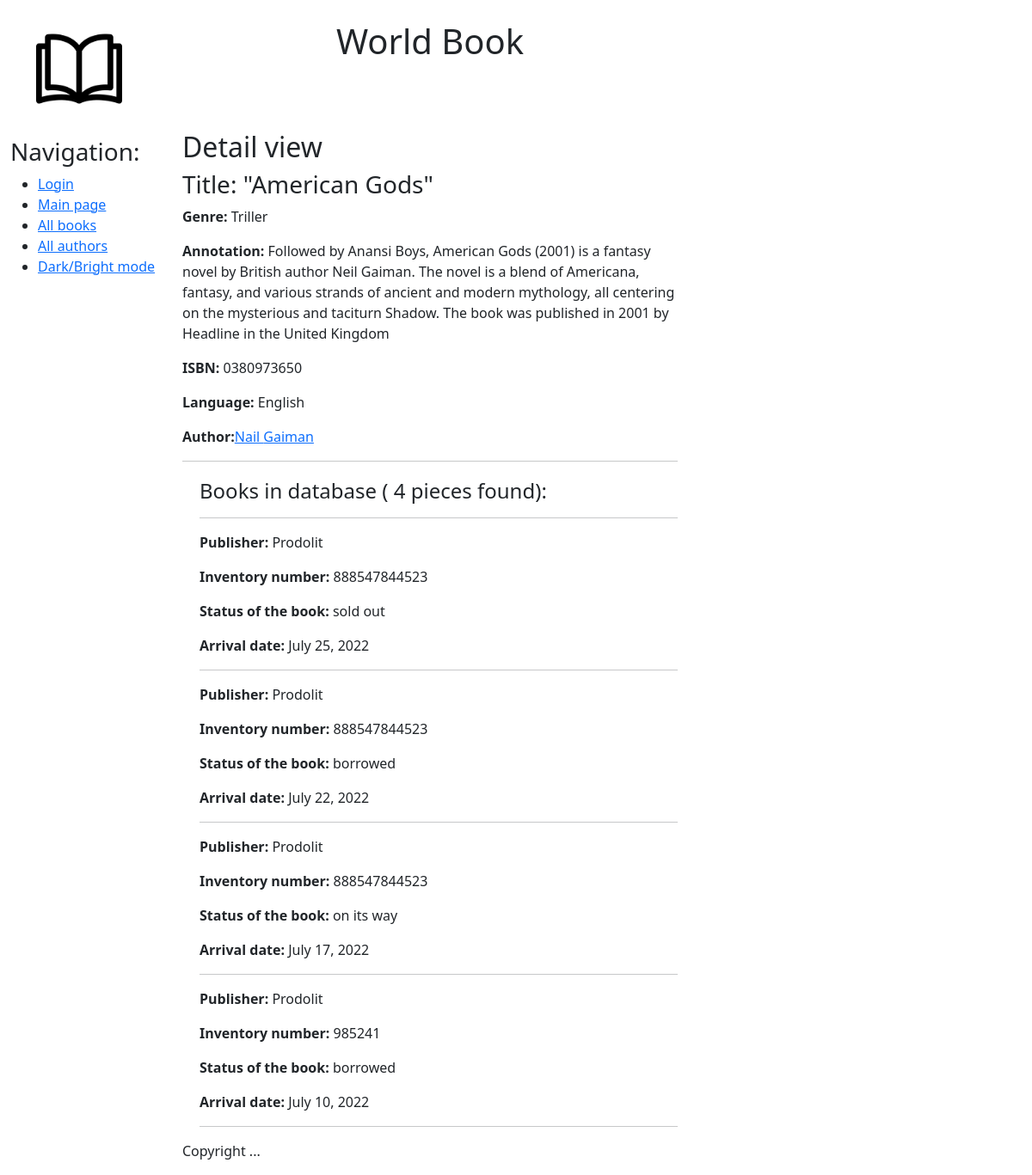
The page /detail_view/2/ on the database its author committed.
### catalog/models.py (models this page shows, shortened)
class Book(models.Model):
    title = models.CharField(max_length=200,
                             help_text="Enter the title",
                             verbose_name="Book title")
    genre = models.ForeignKey('Genre', on_delete=models.PROTECT,
                              help_text="Choose the genre",
                              verbose_name="The book's genre",
                              null=True)
    language = models.ForeignKey('Language', on_delete=models.PROTECT,
                                 help_text="Choose language",
                                 verbose_name="The book's language", null=True)
    author = models.ManyToManyField('Author',
                                    help_text="Select the author",
                                    verbose_name="Book's author")
    summary = models.TextField(max_length=1000,
                               help_text="Enter a short description",
                               verbose_name="Annotation")
    isbn = models.CharField(max_length=13,
                            help_text="Should be 13 symbols",
                            verbose_name="ISBN of the book")
    def display_author(self):
        return ', '.join([author.last_name for author in self.author.all()])
    display_author.short_description = 'Authors'

class Genre(models.Model):
    name = models.CharField(max_length=150,
                            help_text='Enter the book genre',
                            verbose_name='The book genre')
    def __str__(self):
        return self.name

class Language(models.Model):
    name = models.CharField(max_length=20,
                            help_text='Enter the book language',
                            verbose_name='The book language')
    def __str__(self):
        return self.name

class Author(models.Model):
    first_name = models.CharField(max_length=100,
                                  help_text='Enter author first name',
                                  verbose_name='The author first name')
    last_name = models.CharField(max_length=100,
                                 help_text='Enter author last name',
                                 verbose_name='The author last name')
    date_of_birth = models.CharField(max_length=20,
                                     help_text='Enter date of birth',
                                     verbose_name='Date of birth',
                                     null=True, blank=True)
    date_of_death = models.CharField(max_length=20,
                                     help_text='Enter date of death',
                                     verbose_name='Date of death',
                                     null=True, blank=True)

class BookInstance(models.Model):
    book = models.ForeignKey('Book', on_delete=models.CASCADE, null=True, )
    inv_num = models.CharField(max_length=20, null=True,
                               help_text="Enter inventory number")
    imprint = models.CharField(max_length=200,
                               help_text="Enter publisher and publish date",
                               verbose_name="Publisher")
    status = models.ForeignKey('Status', on_delete=models.PROTECT,
                               null=True, help_text="Change status",
                               verbose_name="Status of the book")
    due_back = models.DateField(null=True, blank=True,
                                help_text="Enter date of status ending",
                                verbose_name="Status ending date")
    borrower = models.ForeignKey(User, on_delete=models.SET_NULL, null=True, blank=True)
    class Meta:
        permissions = (("can_mark_returned", "Set book as returned"),)

class Status(models.Model):
    name = models.CharField(max_length=20,
                            help_text="Enter the book status",
                            verbose_name="Status of the book")
    def __str__(self):
        return self.name

### catalog/views.py (the view)
# urls.py: path('detail_view/<int:pk>/',               views.BookDetailView.as_view(),            name='detail_view'),
class BookDetailView(generic.DetailView):
    model = Book
    template_name = 'catalog/detail_view.html'

### catalog/templates/catalog/detail_view.html (shortened to what this page needs)
{%extends 'catalog/base.html'%}
{%block content%}
   <br>
   <br>
    <h2> Detail view</h2>
    <h3>Title: "{{ book.title }}"</h3>
    <p><strong>Genre: </strong>      {{ book.genre }}</p>
    <p><strong>Annotation: </strong> {{ book.summary }}</p>
    <p><strong>ISBN: </strong>       {{ book.isbn }}</p>
    <p><strong>Language: </strong>   {{ book.language }}</p>
     {% for author in book.author.all %}
        <p><strong>Author:</strong><a href="{% url 'author-detail' author.pk %}">{{ author.first_name }} {{author.last_name}}</a></p>
     {% endfor %}
<hr>
<div style="margin-left:20px;margin-top:20px">
    <h4>Books in database ( {{book.bookinstance_set.all.count}} pieces found): </h4>
    <hr>
    {% for copy in book.bookinstance_set.all %}
       <p><strong>Publisher:</strong> {{copy.imprint}}</p>
       <p><strong>Inventory number:</strong> {{copy.inv_num}}</p>
       <p><strong>Status of the book:</strong> {{copy.status}}</p>
       <p><strong>Arrival date:</strong> {{copy.due_back}}</p>
       <hr>
    {% endfor %}
</div>
{% endblock content %}

### catalog/templates/catalog/base.html (shortened to what this page needs)
<!DOCTYPE html>
<html lang="en">
<head>
  <link rel="stylesheet" href="https://cdn.jsdelivr.net/npm/bootstrap@5.1.3/dist/css/bootstrap.min.css">
  {% load static %}
  <link rel="stylesheet" href="{% static 'css/styles.css' %}">
</head>
<body>
  <div class="container-fluid">
    <div class="row">
      <div class="col-sm-2">
          {% block sidebar %}
          <img src="{% static 'img/logo.png' %}" style="margin: 30px; width:100px; height:100px;" align="absmiddle">
          <h3>Navigation: </h3>
              <ul class="sidebar-nav">
                {% if user.is_authenticated %}
                  <li><a href="{% url 'logout'%}?next={{request.path}}">Logout</a></li>
                  <li><a href="{% url 'my-borrowed'%}?next={{request.path}}">Books I've borrowed </a></li>
                {% else %}
                  <li><a href="{% url 'login'%}?next={{request.path}}">Login</a></li>
                {% endif %}
                  <li><a href="{% url 'index'       %}">Main page</a></li>
                  <li><a href="{% url 'book_list'   %}">All books</a></li>
                  <li><a href="{% url 'author_list' %}">All authors</a></li>
                  <li><a href="">Dark/Bright mode</a></li>
              </ul>
          {% endblock sidebar%}
      </div>
      <div class="col-sm-6">
          <br>
          <h1 class="text-center">World Book</h1>
          <br>
          {% block content %}
          {% endblock content%}
          {% block footer %}
             {% block copyright %}
                <p>Copyright ...</p>
             {% endblock %}
          {% endblock %}
      </div>
    </div>
  </div>
</body>
</html>

### rows shown on the page
Book: title "American Gods", genre "Triller", summary "Followed by Anansi Boys, American Gods (2001) is a fantasy novel by British author Neil Gaiman. The novel is a blend of Americana, fantasy, and various strands of ancient and modern mythology, all centering on the mysterious and taciturn Shadow. The book was published in 2001 by Headline in the United Kingdom", isbn "0380973650", language "English", bookinstance_set.all.count "4"
Author: first_name "Nail", last_name "Gaiman"
BookInstance: imprint "Prodolit", inv_num "888547844523", status "sold out", due_back "July 25, 2022"
BookInstance: imprint "Prodolit", inv_num "888547844523", status "borrowed", due_back "July 22, 2022"
BookInstance: imprint "Prodolit", inv_num "888547844523", status "on its way", due_back "July 17, 2022"
BookInstance: imprint "Prodolit", inv_num "985241", status "borrowed", due_back "July 10, 2022"
